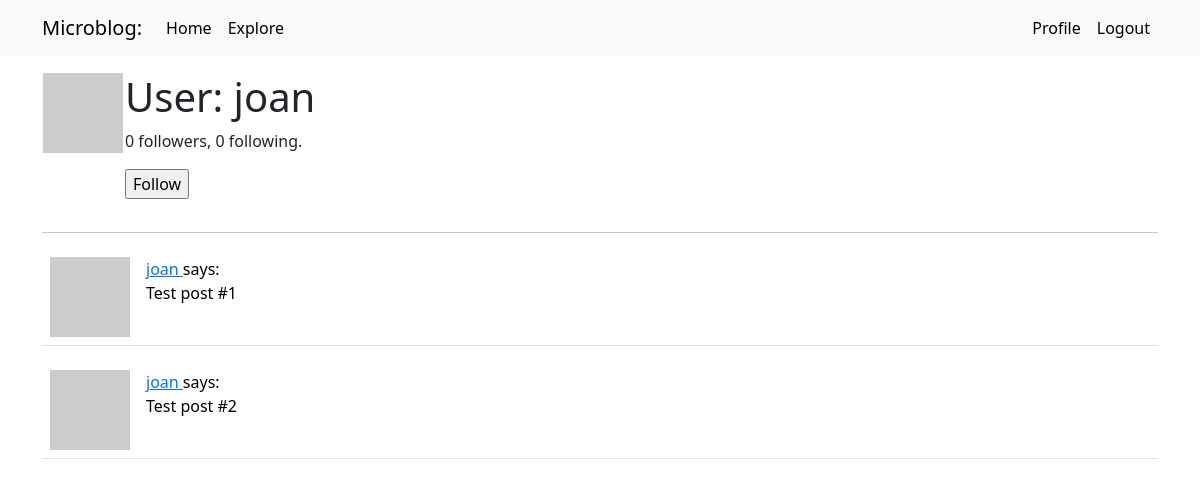
Page /user/joan (signed in) on the committed database.
### app/models.py (models this page shows, shortened)
class User(UserMixin,db.Model):
    id: so.Mapped[int] = so.mapped_column(primary_key=True)
    username: so.Mapped[str] = so.mapped_column(sa.String(64), index=True,
                                                unique=True)
    email: so.Mapped[str] = so.mapped_column(sa.String(120), index=True,
                                             unique=True)
    password_hash: so.Mapped[Optional[str]] = so.mapped_column(sa.String(256))
    posts: so.WriteOnlyMapped['Post'] = so.relationship(back_populates = 'author')
    about_me: so.Mapped[Optional[str]] = so.mapped_column(sa.String(140))
    last_seen: so.Mapped[Optional[datetime]] =so.mapped_column(default=lambda: datetime.now(timezone.utc))
    following: so.WriteOnlyMapped['User'] = so.relationship( secondary = followers, primaryjoin = (followers.c.follower_id ==id), secondaryjoin = (followers.c.followed_id == id),back_populates = 'followers')
    followers: so.WriteOnlyMapped['User'] = so.relationship(secondary= followers, primaryjoin = (followers.c.followed_id ==id), secondaryjoin= (followers.c.follower_id == id), back_populates = 'following')
    def is_following(self, user):
        query = self.following.select().where(User.id == user.id)
        return db.session.scalar(query) is not None
    def followers_count(self):
        query = sa.select(sa.func.count()).select_from(
            self.followers.select().subquery())
        return db.session.scalar(query)
    def following_count(self):
        query = sa.select(sa.func.count()).select_from(
            self.following.select().subquery())
        return db.session.scalar(query)
    def avatar(self,size):
        digest = md5(self.email.lower().encode('utf-8')).hexdigest()
        return f'https://www.gravatar.com/avatar/{digest}?d=monsterid&s={size}'

### app/routes.py (the view)
@app.route('/user/<username>', methods = ['GET', 'POST'])
@login_required
def user(username):
    user = db.first_or_404(sa.select(User).where(User.username == username))
    post = [
        {'author':user, 'body': 'Test post #1'},
        {'author':user, 'body': 'Test post #2'}
    ]
    form = EmptyForm()
    return render_template('user.html', user= user,post=post, form = form)

### app/forms.py
class EmptyForm(FlaskForm):
    submit = SubmitField('Submit')

### app/models.py (called while the page is built)
@login.user_loader
def load_user(id):
    return db.session.get(User,int(id))

### app/routes.py (called while the page is built)
@app.before_request
def before_request():
    if current_user.is_authenticated:
        current_user.last_seen = datetime.now(timezone.utc)
        db.session.commit()

### app/templates/user.html (shortened to what this page needs)
{% extends "base.html" %}
{% block content %}
    <table>
        <tr valign = "top">
            <td><img src = "{{ user.avatar(128) }}"></td>
            <td>
                <h1>User: {{ user.username }}</h1>
                <p>{{ user.followers_count() }} followers, {{ user.following_count() }} following.</p>
                {% if user == current_user %}
                <p><a href="{{ url_for('edit_profile') }}">Edit your profile</a></p>
                {% elif not current_user.is_following(user) %}
                <p>
                    <form action="{{ url_for('follow', username=user.username) }}" method="post">
                        {{ form.submit(value='Follow') }}
                    </form>
        </p>
        {% endif %}
            </td>
        </tr>
    </table>
    <hr>
    {% for post in post %}
        {% include '_post.html' %}
    {% endfor %}
{% endblock %}

### app/templates/_post.html
<table class = "table table-hover">
    <tr>
        <td width = "70px">
            <a href = "{{ url_for('user', username=post.author.username) }}">
                <img src="{{ post.author.avatar(36) }}">
            </a>
        </td>
        <td>
            <a href="{{ url_for('user', username=post.author.username) }}">
                {{ post.author.username }}
            </a>
            says:<br>{{ post.body }}
        </td>
    </tr>
</table>

### rows in the picture
User: username "joan", author.username "joan" "joan"

### other values in the picture
{{ user.followers_count() }} "0"
{{ user.following_count() }} "0"
{{ post.body }} "Test post #1" "Test post #2"
